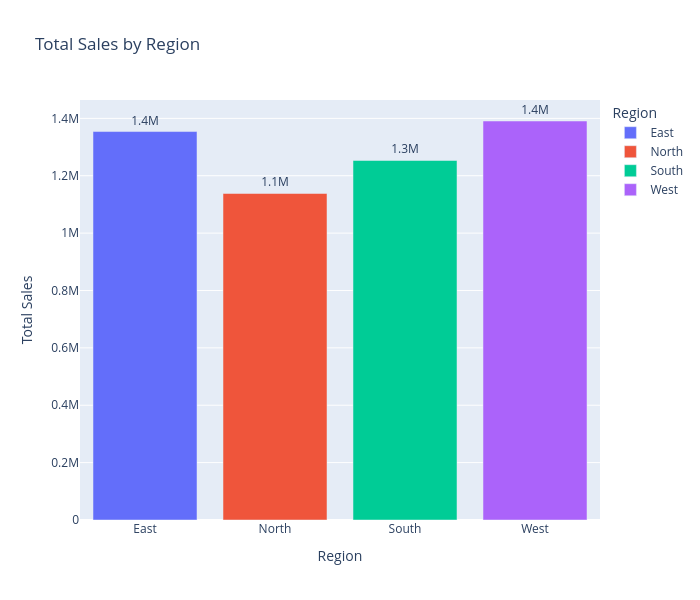

The code cell stored with this chart in its notebook:
### Code cell
import plotly.express as px

region_sales = df.groupby('Region')['Sales'].sum().reset_index()

# Create a bar chart for sales by region
fig_region = px.bar(region_sales,
                	x='Region', y='Sales',
                	labels={'Region': 'Region', 'Sales': 'Total Sales'},
                	title='Total Sales by Region',
                	color='Region',
                	text='Sales',  # Add labels above the bars
                	height=600,  # Resize height
                	width=700)  # Resize width
fig_region.update_traces(texttemplate='%{text:.2s}', textposition='outside')  # Shortened text format
fig_region.show()

### Figure 1 — Plotly figure (JSON) as saved in the notebook; plotly's stock layout.template omitted (floating-point values rounded to 4 significant figures)
{"data": [{"hovertemplate": "Region=%{x}<br>Total Sales=%{text}<extra></extra>", "legendgroup": "East", "marker": {"color": "#636efa", "pattern": {"shape": ""}}, "name": "East", "orientation": "v", "showlegend": true, "text": [1354000.0], "textposition": "outside", "texttemplate": "%{text:.2s}", "type": "bar", "x": ["East"], "xaxis": "x", "y": [1354000.0], "yaxis": "y"}, {"hovertemplate": "Region=%{x}<br>Total Sales=%{text}<extra></extra>", "legendgroup": "North", "marker": {"color": "#EF553B", "pattern": {"shape": ""}}, "name": "North", "orientation": "v", "showlegend": true, "text": [1138000.0], "textposition": "outside", "texttemplate": "%{text:.2s}", "type": "bar", "x": ["North"], "xaxis": "x", "y": [1138000.0], "yaxis": "y"}, {"hovertemplate": "Region=%{x}<br>Total Sales=%{text}<extra></extra>", "legendgroup": "South", "marker": {"color": "#00cc96", "pattern": {"shape": ""}}, "name": "South", "orientation": "v", "showlegend": true, "text": [1253000.0], "textposition": "outside", "texttemplate": "%{text:.2s}", "type": "bar", "x": ["South"], "xaxis": "x", "y": [1253000.0], "yaxis": "y"}, {"hovertemplate": "Region=%{x}<br>Total Sales=%{text}<extra></extra>", "legendgroup": "West", "marker": {"color": "#ab63fa", "pattern": {"shape": ""}}, "name": "West", "orientation": "v", "showlegend": true, "text": [1391000.0], "textposition": "outside", "texttemplate": "%{text:.2s}", "type": "bar", "x": ["West"], "xaxis": "x", "y": [1391000.0], "yaxis": "y"}], "layout": {"barmode": "relative", "height": 600, "legend": {"title": {"text": "Region"}, "tracegroupgap": 0}, "title": {"text": "Total Sales by Region"}, "width": 700, "xaxis": {"anchor": "y", "categoryarray": ["East", "North", "South", "West"], "categoryorder": "array", "domain": [0, 1], "title": {"text": "Region"}}, "yaxis": {"anchor": "x", "domain": [0, 1], "title": {"text": "Total Sales"}}}}
